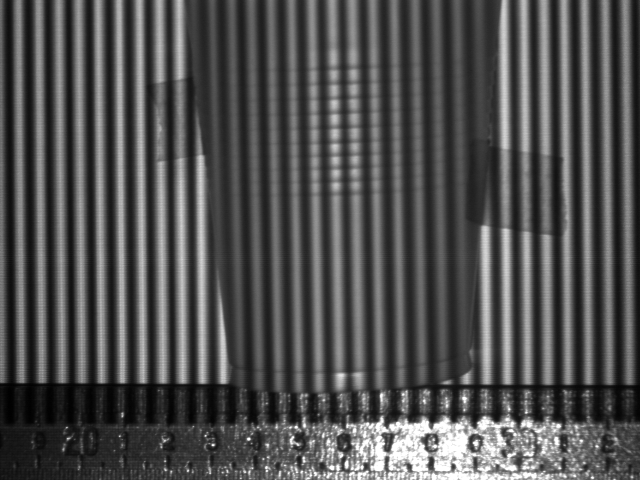
%> input picture Fourier Transform Method/vaso.bmp, 640 x 480 px
$ octave TransformadaDeFourier.m   (GNU Octave 9; MATLAB toolbox functions it lacks are replaced by stand-ins)
%> lines starting %> are read from the running program, lines starting %| are printed output that depends on the picture
close all
clear
clc
img = imread('vaso.bmp');%Carga la imagen pelota con patron
%> img is the input picture: size 480x640 uint8; min 0, max 255, mean 81.3
 img2 = imread('30.bmp'); %Carga la imagen sola del patron
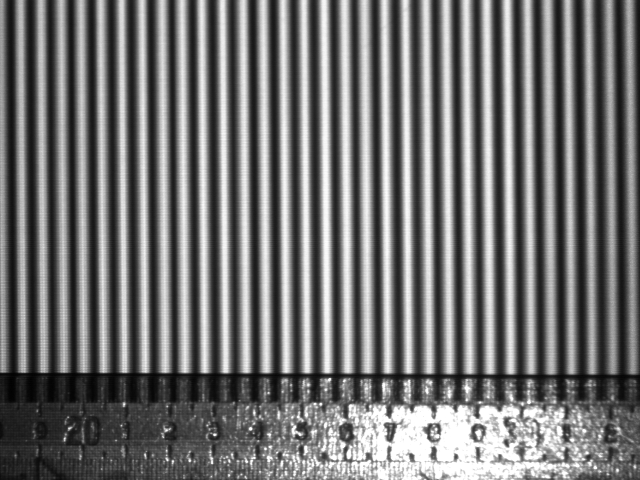
%> input picture Fourier Transform Method/30.bmp, 640 x 480 px
%> img2 is the input picture: size 480x640 uint8; min 1, max 255, mean 116.2
 fftP = fft2(img2);  %Obtiene la FFT2D del patron
 fftp = fft2(img);   %Obtiene la FFT2D de la pelota
 fftT = (fftp - fftP);
 inv = ifft2(fftT);  %Obtiene la IFFT2D de la imagen
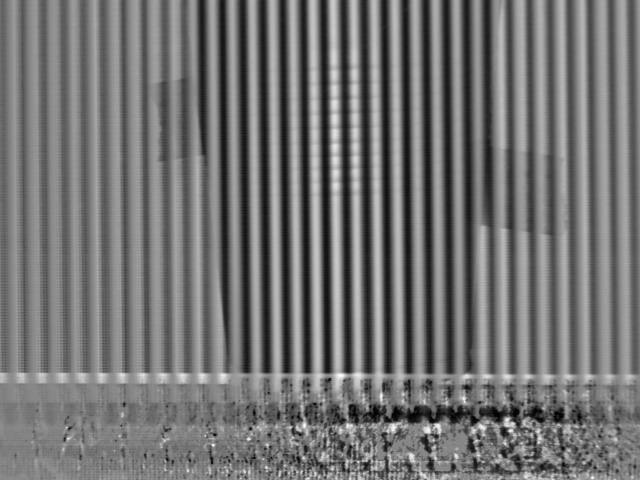
%> inv: size 480x640 double; min -243, max 213, mean -34.9; drawn with min black and max white
 inv2 = uint8(inv);  %COnvierte la data a 8-bits
 figure;imshow(img);title('Foto Original')
 figure;imshow(fftp);  title('Transformada de Fourier');     %Gr醘ica
%> after `imshow(fftp)`:
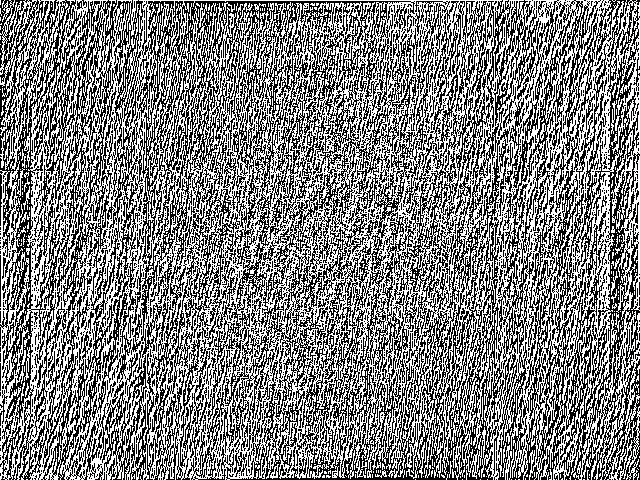
%> displayed picture: size 480x640, on the screen's scale of 0 to 255; min 0, max 255, mean 129.4
% N = imagesize(1);
 %imagefft = fftshift(fft2(rgb2gray(image), 1,1));
figure; mesh(((fftp)));title('Transformada de Fourier en 3D');
%> (this line was passed over: mesh is not available in this run)
